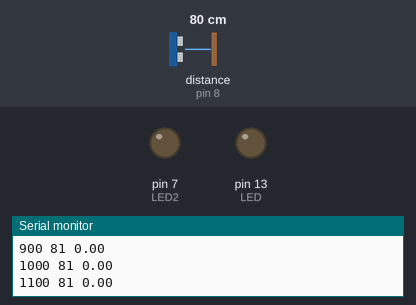
Bench run of a sketch on a simulated Arduino Uno, built with avr-gcc and run on an emulated ATmega328P. Parts: output pins drawn as LEDs (lit = HIGH), the last lines printed to the serial monitor. Inputs (shaded band) come from the test bench; at power-on: distance to the obstacle (sensor on pin 8) 80 cm. The echo pulse lasts 58.3 µs per cm.

Above: at 1.2 s.
1.3 s: distance to the obstacle (sensor on pin 8) set to 2 cm
At 2.3 s:
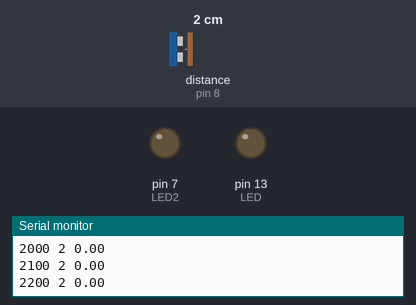
2.9 s: distance to the obstacle (sensor on pin 8) set to 4 cm
At 3.6 s:
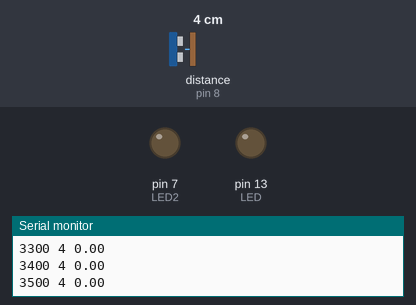
Timing chart, 0 to 5.9 s (numbered marks = the images above; inputs shaded):
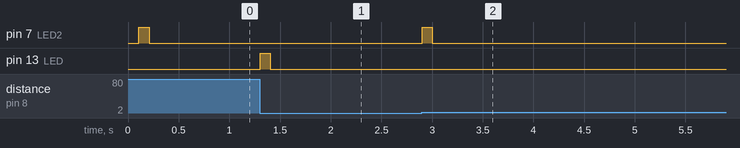

Measured:
- after the input at 1.3 s, pin 13 (LED): LOW → HIGH at once, → LOW 0.10 s later
- after the input at 2.9 s, pin 7 (LED2): LOW → HIGH at once, → LOW 0.10 s later

The sketch:

sonarfalle.ino
```cpp
// Standardausgabe: Blink-LED
#define LED 13 // LED an Pin 13: Objekt nähert sich.
#define LED2 7 // LED an Pin 7: Objekt entfernt sich.

// spezieller Ultraschallsensor
#include <NewPing.h>

#define TRIGGER_PIN  9  // Arduino Pin liegt an Trigger Pin des Sensors.
#define ECHO_PIN     8  // Arduino Pin liegt an Echo Pin des Sensors.
#define MAX_DISTANCE 200 // Maximale Distanz zum Pingen.

// Instanzierung des Ultraschallsensors
NewPing sonar(TRIGGER_PIN, ECHO_PIN, MAX_DISTANCE); // NewPing setup of pins and maximum distance.

// Variablen des Programms

unsigned int pingSpeed = 100; // Abstand der Messungen: 30 oder 50 oder 100?
unsigned long pingTimer;     // Zeitpunkt der nächsten Messung

// Messwerte

unsigned long time;          // aktuelle Zeit
unsigned long last_time;     // Zeitpunkt der letzten Messung

int dist;                    // aktuelle Distanz
int last_dist;               // Distanz bei der letzten Messung

int ds;                      // Differenz des Wegs
int dt;                      // Differenz der Zeit

float v;                     // Geschwindigkeit
float MAX = 50/3.6;          // Maximale Geschwindigkeit innerorts

//// spezielles LCD-Display
//#include <LiquidCrystal.h>

//// Instanzierung des LCD-Displays
//LiquidCrystal lcd(12, 11, 5, 4, 3, 2);

// Einmal Geräte und Variablen initalisieren.

void setup() {

  pinMode(LED, OUTPUT);
  pinMode(LED2, OUTPUT);
  Serial.begin(9600);
 // lcd.begin(16, 2);

  time = millis();
  pingTimer = time + pingSpeed;
  dist = 0;
  serial_out(time, dist, 0.0);
}

// Endlos-Schleife
void loop() {

  if (time >= pingTimer){

    dt = time - last_time;
    dist = sonar.ping_cm();
    ds = ( last_dist - dist ) * 10; // Faktor 10 wegen Einheitswechsel: mm/ms statt cm/ms
    v = (float)ds / dt;

    come_or_go(v);

    if (pingTimer <= 10000){ // Begrenzung, wegen Übertragung der Werte im Serial Monitor
      serial_out(time, dist, v);
    }

    // lcd_out(time, dist, v);

    // blitz(v);

    // Merken der letzten Werte für die nächste Messung
    last_dist = dist;
    last_time = time;
    pingTimer = time + pingSpeed; // ca. Zeitpunkt der nächsten Messung

  }
  time = millis();
}

void serial_out(long _t, int _d, float _v){

    Serial.print( _t ); // Zeit in ms
    Serial.print(' ');
    Serial.print( _d ); // Distanz in cm * 10
    Serial.print(' ');
    Serial.println( _v ); // Geschwindigkeit in cm * 10 / ms = m/s
}

void come_or_go(float _v){
    if (_v > 0){  // Objekt nähert sich
      digitalWrite(LED, HIGH);
      digitalWrite(LED2, LOW);
    }
    else if (_v < 0) { // Objekt entfernt sich
      digitalWrite(LED, LOW);
      digitalWrite(LED2, HIGH);
    }
    else{               // Objekt bleibt am Ort
      digitalWrite(LED, LOW);
      digitalWrite(LED2, LOW);
    }
}

void blitz(float _v){
  if (_v >= MAX ){
     digitalWrite(LED, HIGH);
     digitalWrite(LED2, HIGH);
  }
}

/*
void lcd_out(long _t, int _d, float _v){
    lcd.clear();
    lcd.setCursor(0, 0);
    lcd.print( _t ); // Zeit in ms
    lcd.print(' ');
    lcd.setCursor(0, 1);
    lcd.print( _d );  // Distanz in cm
    lcd.print(' ');
    lcd.println( _v );
}
*/
```
